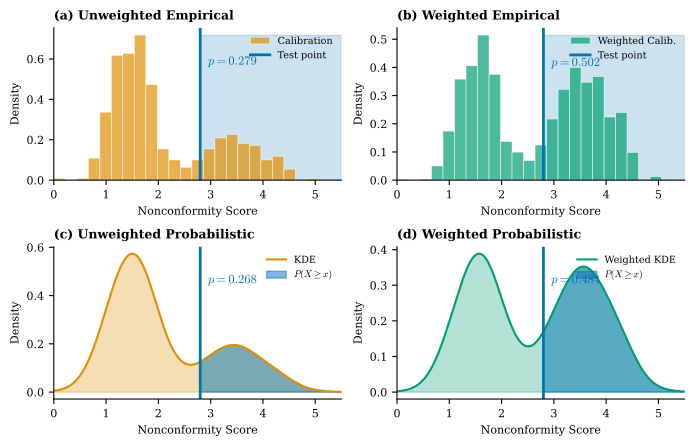

Write Python code to recreate this figure.
"""Figure 2: Visualization of Weighted vs Unweighted EDF and KDE Methods.

This figure demonstrates the effect of density ratio weighting on:
- Empirical Distribution Function (EDF) - histogram representation
- Kernel Density Estimation (KDE) - smooth density curves

2x2 grid layout for two-column LaTeX format.
"""

import numpy as np
import matplotlib.pyplot as plt
from scipy import integrate
from scipy.interpolate import interp1d
from KDEpy import FFTKDE

# Set seed for reproducibility
np.random.seed(42)

# ============================================================================
# Generate synthetic data to clearly demonstrate weighting effects
# ============================================================================
# Calibration distribution: mixture of two gaussians (bimodal)
n_calib = 500
calib_component1 = np.random.normal(loc=1.5, scale=0.4, size=int(n_calib * 0.7))
calib_component2 = np.random.normal(loc=3.5, scale=0.5, size=int(n_calib * 0.3))
calibration_scores = np.concatenate([calib_component1, calib_component2])

# For weighted conformal: simulate covariate shift
# Higher weights for calibration points that are more "test-like"
# (i.e., closer to where anomalies might appear - higher scores)
def compute_density_ratio_weights(scores, test_score):
    """Simulate density ratio weights: higher weight for scores closer to test region."""
    # Simulate weights as if test distribution is shifted towards higher scores
    # w(x) proportional to exp(-distance_to_high_region)
    high_region_center = 4.0
    distances = np.abs(scores - high_region_center)
    raw_weights = np.exp(-0.5 * distances)
    # Normalize and clip for stability (similar to nonconform's approach)
    weights = raw_weights / np.mean(raw_weights)
    weights = np.clip(weights, 0.35, 45.0)
    return weights

# Select a test point in the "interesting" region (between modes)
test_score = 2.8

# Compute weights for demonstration
calib_weights = compute_density_ratio_weights(calibration_scores, test_score)
test_weight = compute_density_ratio_weights(np.array([test_score]), test_score)[0]

# ============================================================================
# Configure publication-quality matplotlib parameters
# ============================================================================
SMALL_SIZE = 8
MEDIUM_SIZE = 9
LARGE_SIZE = 10

plt.rc("font", size=SMALL_SIZE, family="serif")
plt.rc("mathtext", fontset="cm")
plt.rc("axes", titlesize=MEDIUM_SIZE, labelsize=SMALL_SIZE)
plt.rc("xtick", labelsize=SMALL_SIZE)
plt.rc("ytick", labelsize=SMALL_SIZE)
plt.rc("legend", fontsize=SMALL_SIZE)
plt.rc("figure", titlesize=LARGE_SIZE)

# Define colorblind-friendly colors
color_calibration = "#DE8F05"  # Orange - calibration distribution
color_test = "#0173B2"  # Blue - test point
color_weighted = "#029E73"  # Green - weighted distribution

# Create 2x2 subplot layout (width > height for two-column LaTeX)
fig, axes = plt.subplots(2, 2, figsize=(7.0, 4.5), dpi=300)
(ax1, ax2), (ax3, ax4) = axes

# Common histogram bins for consistency
n_bins = 25
hist_range = (0, 5.5)

# ============================================================================
# Panel (a): Unweighted EDF (Histogram)
# ============================================================================
ax1.hist(
    calibration_scores,
    bins=n_bins,
    range=hist_range,
    alpha=0.7,
    color=color_calibration,
    edgecolor="white",
    linewidth=0.5,
    density=True,
    label="Calibration",
)

# Mark test point
ax1.axvline(test_score, color=color_test, linewidth=2, linestyle="-", label="Test point")

# Compute unweighted p-value
n_cal = len(calibration_scores)
count_ge = np.sum(calibration_scores >= test_score)
p_unweighted = (1.0 + count_ge) / (1.0 + n_cal)

# Shade area to the right of test point (representing p-value)
y_max = ax1.get_ylim()[1]
ax1.fill_betweenx([0, y_max * 0.95], test_score, hist_range[1],
                   alpha=0.2, color=color_test, zorder=0)

ax1.text(test_score + 0.15, y_max * 0.75, f"$p = {p_unweighted:.3f}$",
         fontsize=9, color=color_test, fontweight="bold")

ax1.set_xlabel("Nonconformity Score")
ax1.set_ylabel("Density")
ax1.set_title("(a) Unweighted Empirical", loc="left", fontweight="bold")
ax1.legend(loc="upper right", frameon=False, fontsize=7)
ax1.spines["top"].set_visible(False)
ax1.spines["right"].set_visible(False)
ax1.set_xlim(hist_range)

# ============================================================================
# Panel (b): Weighted EDF (Histogram)
# ============================================================================
# Normalize weights for histogram display
norm_weights = calib_weights / calib_weights.sum() * len(calib_weights)

ax2.hist(
    calibration_scores,
    bins=n_bins,
    range=hist_range,
    weights=norm_weights,
    alpha=0.7,
    color=color_weighted,
    edgecolor="white",
    linewidth=0.5,
    density=True,
    label="Weighted Calib.",
)

# Mark test point
ax2.axvline(test_score, color=color_test, linewidth=2, linestyle="-", label="Test point")

# Compute weighted p-value
mask_ge = calibration_scores >= test_score
weighted_sum_ge = np.sum(calib_weights[mask_ge])
p_weighted = (weighted_sum_ge + test_weight) / (np.sum(calib_weights) + test_weight)

# Shade area to the right of test point
y_max = ax2.get_ylim()[1]
ax2.fill_betweenx([0, y_max * 0.95], test_score, hist_range[1],
                   alpha=0.2, color=color_test, zorder=0)

ax2.text(test_score + 0.15, y_max * 0.75, f"$p = {p_weighted:.3f}$",
         fontsize=9, color=color_test, fontweight="bold")

ax2.set_xlabel("Nonconformity Score")
ax2.set_ylabel("Density")
ax2.set_title("(b) Weighted Empirical", loc="left", fontweight="bold")
ax2.legend(loc="upper right", frameon=False, fontsize=7)
ax2.spines["top"].set_visible(False)
ax2.spines["right"].set_visible(False)
ax2.set_xlim(hist_range)

# ============================================================================
# Panel (c): Unweighted KDE
# ============================================================================
# Compute bandwidth using Scott's rule on calibration scores
# Use fixed bandwidth for both weighted and unweighted for fair comparison
std_cal = np.std(calibration_scores)
n_cal_kde = len(calibration_scores)
scott_bw = 1.06 * std_cal * n_cal_kde ** (-1/5)

# Fit unweighted KDE
kde_unweighted = FFTKDE(kernel="gaussian", bw=scott_bw)
kde_unweighted.fit(calibration_scores)
x_grid, pdf_unweighted = kde_unweighted.evaluate(2**12)

# Compute CDF via numerical integration
cdf_unweighted = integrate.cumulative_trapezoid(pdf_unweighted, x_grid, initial=0)
cdf_unweighted = cdf_unweighted / cdf_unweighted[-1]  # Normalize

# Interpolate CDF for test point
cdf_func = interp1d(x_grid, cdf_unweighted, kind="linear", bounds_error=False, fill_value=(0, 1))
p_kde_unweighted = 1.0 - cdf_func(test_score)  # Survival function

# Plot PDF
ax3.plot(x_grid, pdf_unweighted, color=color_calibration, linewidth=1.5, label="KDE")
ax3.fill_between(x_grid, pdf_unweighted, alpha=0.3, color=color_calibration)

# Shade survival area (x >= test_score)
mask_survival = x_grid >= test_score
ax3.fill_between(x_grid[mask_survival], pdf_unweighted[mask_survival],
                  alpha=0.5, color=color_test, label=f"$P(X \\geq x)$")

# Mark test point
ax3.axvline(test_score, color=color_test, linewidth=2, linestyle="-")

# Annotate p-value
y_max = ax3.get_ylim()[1]
ax3.text(test_score + 0.15, y_max * 0.75, f"$p = {float(p_kde_unweighted):.3f}$",
         fontsize=9, color=color_test, fontweight="bold")

ax3.set_xlabel("Nonconformity Score")
ax3.set_ylabel("Density")
ax3.set_title("(c) Unweighted Probabilistic", loc="left", fontweight="bold")
ax3.legend(loc="upper right", frameon=False, fontsize=7)
ax3.spines["top"].set_visible(False)
ax3.spines["right"].set_visible(False)
ax3.set_xlim(hist_range)

# ============================================================================
# Panel (d): Weighted KDE
# ============================================================================
# Fit weighted KDE (using same bandwidth as unweighted for fair comparison)
kde_weighted = FFTKDE(kernel="gaussian", bw=scott_bw)
kde_weighted.fit(calibration_scores, weights=calib_weights)
x_grid_w, pdf_weighted = kde_weighted.evaluate(2**12)

# Compute CDF via numerical integration
cdf_weighted = integrate.cumulative_trapezoid(pdf_weighted, x_grid_w, initial=0)
cdf_weighted = cdf_weighted / cdf_weighted[-1]  # Normalize

# Interpolate CDF for test point
cdf_func_w = interp1d(x_grid_w, cdf_weighted, kind="linear", bounds_error=False, fill_value=(0, 1))
p_kde_weighted = 1.0 - cdf_func_w(test_score)  # Survival function

# Plot PDF
ax4.plot(x_grid_w, pdf_weighted, color=color_weighted, linewidth=1.5, label="Weighted KDE")
ax4.fill_between(x_grid_w, pdf_weighted, alpha=0.3, color=color_weighted)

# Shade survival area (x >= test_score)
mask_survival_w = x_grid_w >= test_score
ax4.fill_between(x_grid_w[mask_survival_w], pdf_weighted[mask_survival_w],
                  alpha=0.5, color=color_test, label=f"$P(X \\geq x)$")

# Mark test point
ax4.axvline(test_score, color=color_test, linewidth=2, linestyle="-")

# Annotate p-value
y_max = ax4.get_ylim()[1]
ax4.text(test_score + 0.15, y_max * 0.75, f"$p = {float(p_kde_weighted):.3f}$",
         fontsize=9, color=color_test, fontweight="bold")

ax4.set_xlabel("Nonconformity Score")
ax4.set_ylabel("Density")
ax4.set_title("(d) Weighted Probabilistic", loc="left", fontweight="bold")
ax4.legend(loc="upper right", frameon=False, fontsize=7)
ax4.spines["top"].set_visible(False)
ax4.spines["right"].set_visible(False)
ax4.set_xlim(hist_range)

# ============================================================================
# Final adjustments
# ============================================================================
plt.tight_layout()
plt.savefig("figures/figure_2/figure_2.pdf", dpi=300, bbox_inches="tight")
plt.show()

print(f"\nP-value comparison for test score = {test_score:.3f}:")
print(f"  Unweighted Empirical: {p_unweighted:.4f}")
print(f"  Weighted Empirical:   {p_weighted:.4f}")
print(f"  Unweighted KDE:       {float(p_kde_unweighted):.4f}")
print(f"  Weighted KDE:         {float(p_kde_weighted):.4f}")
print(f"\nWeighting shifts mass towards higher scores, making the test point")
print(f"appear less extreme (higher p-value in weighted methods).")
